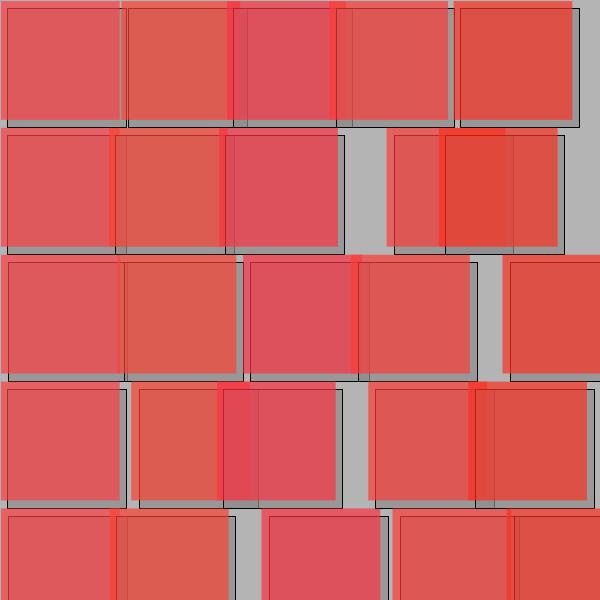
Frame 1 (no input)
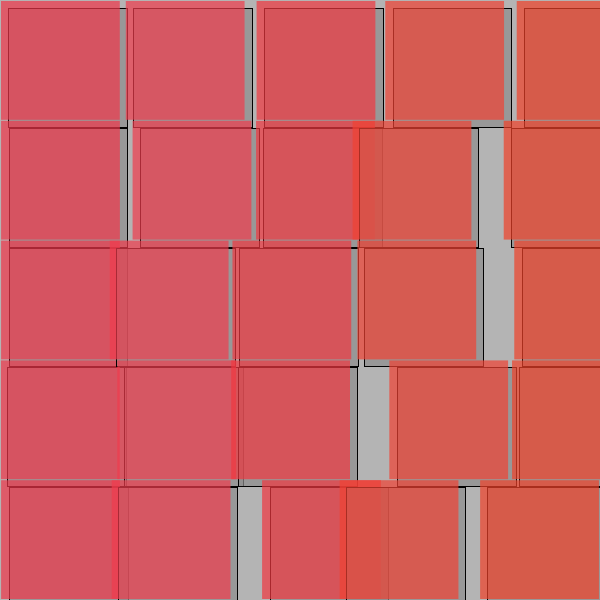
Frame 60 (the mouse pressed at the canvas centre just before this capture)
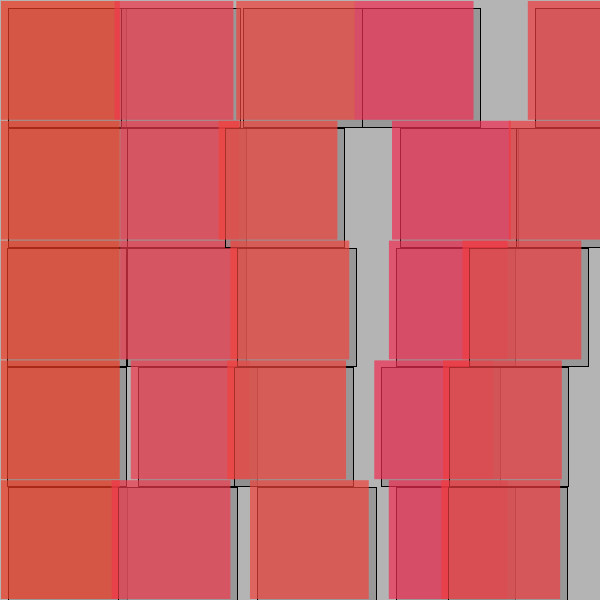
Frame 120 (the mouse held since frame 60 and released just before this capture)

The Processing sketch that drew these frames (run headless with seeded random() and noise(); from frame 60 on, the mouse is pressed at the canvas centre):

// Processing sketch: processing_151571
// ── processing_151571.pde

/*
 * Creative Coding
 * Week 2, 03 - n squares
 * by Indae Hwang and Jon McCormack
 * Copyright (c) 2014 Monash University
 *
 * In the next iteration of the square drawing sketch, this version selects a random number of squares
 * and a random gap between them. From this it calculates the width of each square then draws the squares
 * using two nested for loops.
 *
 * A simple drop shadow is also drawn to give the illusion of depth.
 * 
 */


int FPS=10; // Frames per second (constant)
int iF=0; // Frame counter
int iNum=5; // Number of squares
int iGap=1; // gap between squares in pixels
float fCellSize = 0;
float offsetX = 0; // calculate shadow offset
float offsetY = 0;
float fDX=1, fDY=1; // Displacement of X, Displacement of Y
float fRX, fRY; // Random for X and Y
float fA=2*PI/FPS; // Angle of each frame around an imaginary circle in radians
color cSquare=#FF0000; // Color of the Quare



void setup() {
  size(600, 600);
  rectMode(CORNER);
  noStroke();
  //frameRate(1);  // set the frame rate to 1 draw() call per second
  frameRate(FPS);  // set the frame rate to 1 draw() call per second

  randomSeed(hour()+minute()+second()+millis()); //J
  fCellSize = ( width - (iNum + 1) * iGap ) / (float)iNum;
  offsetX = fCellSize/16.0; // calculate shadow offset
  offsetY = fCellSize/16.0;
}


void draw() {

  iF++;

  background(180); // clear the screen to grey

  //println("fCellSize = " + fCellSize, "frames", frameRate, "iF=", iF%10, sin(iF%10*2*PI/FPS));


  for (int i=0; i<iNum; i++) {
    if (fDX>1.95) {
      cSquare=#FF0000;
    } else {
      //cSquare=color(240*random(0.9, 1.1), 57*random(0.5, 1.5), 57*random(0.5, 1.5));
      cSquare=color(240*(1+0.1*sin(iF%(3*iNum)*2*PI/(3*iNum))), 57*random(0.8, 1.2), 57*random(0.5, 1.5));
    }
    for (int j=0; j<iNum; j++) {

      fRX = random(0.9, 1.1);
      fDX = fRX;
      fRY = random(0.9, 1.1);
      fDY = (1+0.1*sin(iF%FPS*2*PI/FPS))*1;

      fill(140, 180); // shadow
      stroke(1);
      rect(fDX*(iGap * (i+1) + fCellSize * i + offsetX), fDY*(iGap * (j+1) + fCellSize * j + offsetY), fCellSize, fCellSize);

      fill(cSquare,180);
      noStroke();
      rect(fDX*(iGap * (i+1) + fCellSize * i), fDY*(iGap * (j+1) + fCellSize * j), fCellSize, fCellSize);
    }
  }
} //end of draw 

void  iFrame() {
  println("hola its iFrame");
} 
